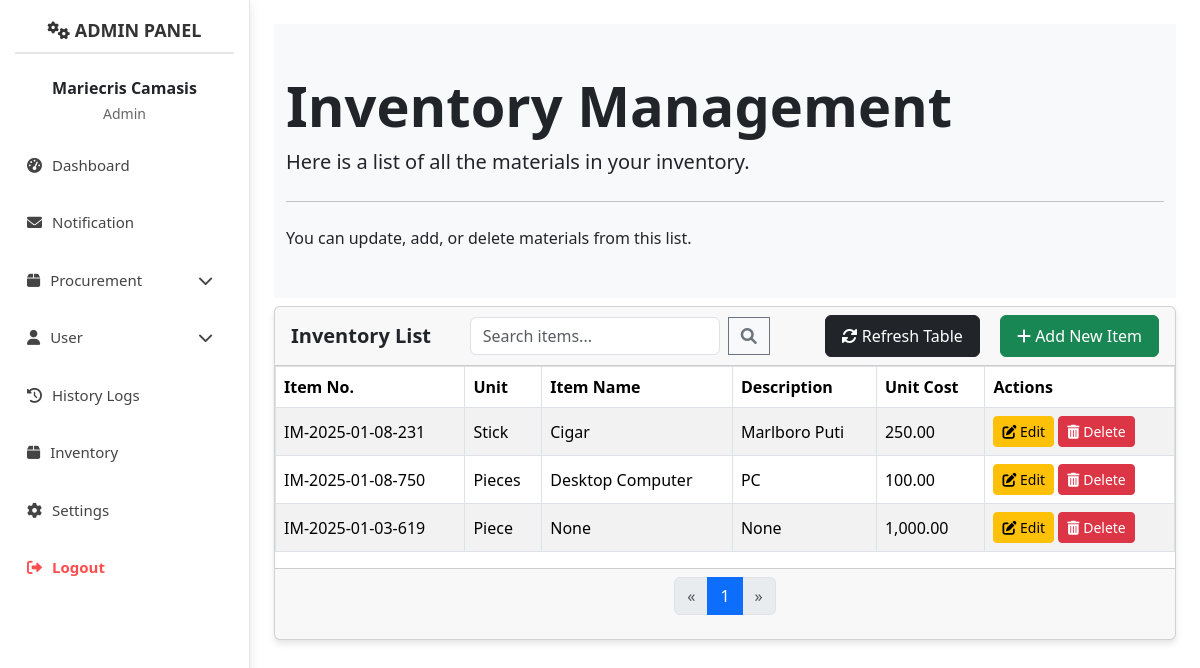
Screenshot of /admin/inventory.php (signed in) with the database file from the repository.
### tables this page shows
CREATE TABLE `inventory` (
  `inventory_id` int(11) NOT NULL,
  `item_no` varchar(20) NOT NULL,
  `unit` varchar(50) NOT NULL,
  `item_name` varchar(50) NOT NULL,
  `item_description` text NOT NULL,
  `unit_cost` decimal(10,2) NOT NULL,
  `created_at` timestamp NOT NULL DEFAULT current_timestamp(),
  `updated_at` timestamp NOT NULL DEFAULT current_timestamp() ON UPDATE current_timestamp()
);

### admin/inventory.php (the view, shortened to what this page needs)
<?php
require_once '../admin/src/config/pdo.php';
$itemsPerPage = 10;
$page = isset($_GET['page']) ? (int)$_GET['page'] : 1;
$offset = ($page - 1) * $itemsPerPage;
$sql = "SELECT * FROM inventory ORDER BY created_at DESC LIMIT :offset, :itemsPerPage";
$stmt = $pdo->prepare($sql);
$stmt->bindParam(':offset', $offset, PDO::PARAM_INT);
$stmt->bindParam(':itemsPerPage', $itemsPerPage, PDO::PARAM_INT);
$stmt->execute();
$inventoryItems = $stmt->fetchAll(PDO::FETCH_ASSOC);
$totalItems = $pdo->query("SELECT COUNT(*) FROM inventory")->fetchColumn();
$totalPages = ceil($totalItems / $itemsPerPage);
?>
<!DOCTYPE html>
<html lang="en">
<head>
    <link rel="stylesheet" href="https://cdn.jsdelivr.net/npm/bootstrap@5.3.3/dist/css/bootstrap.min.css">
    <link rel="stylesheet" href="https://cdnjs.cloudflare.com/ajax/libs/font-awesome/6.0.0-beta3/css/all.min.css">
    <link href="https://cdn.jsdelivr.net/npm/sweetalert2@11/dist/sweetalert2.min.css" rel="stylesheet">
</head>
<body>
    <div class="d-flex">
        <?php include 'sidebar.php'; ?>
        <div class="content flex-grow-1 p-4 animate__animated animate__fadeIn">
            <div class="jumbotron jumbotron-fluid bg-light text-dark py-5 mb-2">
                <div class="container">
                    <h1 class="display-4 fw-bold">Inventory Management</h1>
                    <p class="lead">Here is a list of all the materials in your inventory.</p>
                    <hr class="my-4 bg-light">
                    <p class="mb-0">You can update, add, or delete materials from this list.</p>
                </div>
            </div>
            <div class="card">
                <div class="card-header d-flex justify-content-between align-items-center">
                    <h4 class="card-title mb-0">Inventory List</h4>
                    <form class="d-flex" style="max-width: 300px;">
                        <input type="text" class="form-control" id="searchInput" placeholder="Search items..." onkeyup="searchItems()">
                        <button type="submit" class="btn btn-outline-secondary ms-2" style="border-radius: 0; background-color: #f8f9fa;">
                            <i class="fas fa-search"></i>
                        </button>
                    </form>
                    <div>
                        <button class="btn btn-dark ms-3" style="padding: 0.5rem 1rem;" onclick="window.location.reload();">
                            <i class="fas fa-sync-alt"></i> Refresh Table
                        </button>
                        <button class="btn btn-success ms-3" style="padding: 0.5rem 1rem;" data-bs-toggle="modal" data-bs-target="#addInventoryModal">
                            <i class="fas fa-plus"></i> Add New Item
                        </button>
                    </div>
                </div>
                <table class="table table-bordered table-striped">
                    <thead>
                        <tr>
                            <th>Item No.</th>
                            <th>Unit</th>
                            <th>Item Name</th>
                            <th>Description</th>
                            <th>Unit Cost</th>
                            <th>Actions</th>
                        </tr>
                    </thead>
                    <tbody id="inventoryTableBody">
                        <?php
                        if ($inventoryItems):
                            foreach ($inventoryItems as $item): ?>
                                <tr>
                                    <td><?php echo htmlspecialchars($item['item_no']); ?></td>
                                    <td><?php echo htmlspecialchars($item['unit']); ?></td>
                                    <td><?php echo htmlspecialchars($item['item_name']); ?></td>
                                    <td><?php echo htmlspecialchars($item['item_description']); ?></td>
                                    <td><?php echo number_format($item['unit_cost'], 2); ?></td>
                                    <td>
                                        <a href="#" class="btn btn-warning btn-sm" data-bs-toggle="modal" data-bs-target="#editInventoryModal" onclick="editInventory(<?php echo $item['inventory_id']; ?>)">
                                            <i class="fas fa-edit"></i> Edit
                                        </a>
                                        <a href="#" class="btn btn-danger btn-sm" onclick="deleteInventory(<?php echo $item['inventory_id']; ?>)">
                                            <i class="fas fa-trash-alt"></i> Delete
                                        </a>
                                    </td>
                                </tr>
                            <?php endforeach; ?>
                        <?php else: ?>
                            <tr>
                                <td colspan="6" class="text-center">No inventory items found.</td>
                            </tr>
                        <?php endif; ?>
                    </tbody>
                </table>
                <div class="card-footer">
                    <nav aria-label="Page navigation">
                        <ul class="pagination justify-content-center">
                            <li class="page-item <?php echo $page <= 1 ? 'disabled' : ''; ?>">
                                <a class="page-link" href="?page=<?php echo $page - 1; ?>" aria-label="Previous">
                                    <span aria-hidden="true">&laquo;</span>
                                </a>
                            </li>
                            <?php for ($i = 1; $i <= $totalPages; $i++): ?>
                                <li class="page-item <?php echo $i == $page ? 'active' : ''; ?>">
                                    <a class="page-link" href="?page=<?php echo $i; ?>"><?php echo $i; ?></a>
                                </li>
                            <?php endfor; ?>
                            <li class="page-item <?php echo $page >= $totalPages ? 'disabled' : ''; ?>">
                                <a class="page-link" href="?page=<?php echo $page + 1; ?>" aria-label="Next">
                                    <span aria-hidden="true">&raquo;</span>
                                </a>
                            </li>
                        </ul>
                    </nav>
                </div>
            </div>
        </div>
    </div>
</body>
</html>

### admin/inventory.php (style rules this page uses)
body { background-color: #f8f9fa; }
.content { margin-left: 250px; padding: 20px; }
.card { border: none; border-radius: 0.75rem; background-color: #ffffff; box-shadow: 0 4px 6px rgba(0, 0, 0, 0.1); }
.card-title { font-size: 1.25rem; font-weight: 600; }
.table th, .table td { vertical-align: middle; }

### rows the page displays
inventory: item_no "IM-2025-01-08-231", unit "Stick", item_name "Cigar", item_description "Marlboro Puti", unit_cost "250.00"
inventory: item_no "IM-2025-01-08-750", unit "Pieces", item_name "Desktop Computer", item_description "PC", unit_cost "100.00"
inventory: item_no "IM-2025-01-03-619", unit "Piece", item_name "None", item_description "None", unit_cost "1,000.00"

### other values shown
$first_name . ' ' . $last_name "Mariecris Camasis"
